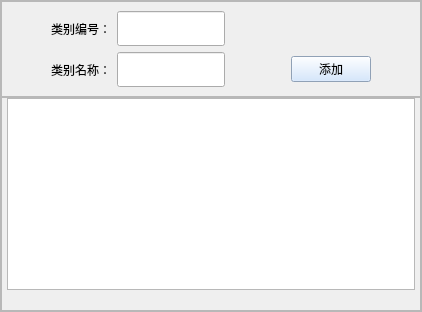
               <widget class="QWidget" name="examKindPage">
                <layout class="QFormLayout" name="formLayout_8">
                 <property name="horizontalSpacing">
                  <number>0</number>
                 </property>
                 <property name="verticalSpacing">
                  <number>0</number>
                 </property>
                 <property name="leftMargin">
                  <number>0</number>
                 </property>
                 <property name="topMargin">
                  <number>0</number>
                 </property>
                 <property name="rightMargin">
                  <number>0</number>
                 </property>
                 <property name="bottomMargin">
                  <number>0</number>
                 </property>
                 <item row="0" column="0" colspan="2">
                  <widget class="QFrame" name="frame_30">
                   <property name="sizePolicy">
                    <sizepolicy hsizetype="Expanding" vsizetype="Expanding">
                     <horstretch>0</horstretch>
                     <verstretch>0</verstretch>
                    </sizepolicy>
                   </property>
                   <property name="minimumSize">
                    <size>
                     <width>160</width>
                     <height>40</height>
                    </size>
                   </property>
                   <property name="frameShape">
                    <enum>QFrame::StyledPanel</enum>
                   </property>
                   <property name="frameShadow">
                    <enum>QFrame::Raised</enum>
                   </property>
                   <layout class="QVBoxLayout" name="verticalLayout_15">
                    <property name="spacing">
                     <number>0</number>
                    </property>
                    <property name="leftMargin">
                     <number>0</number>
                    </property>
                    <property name="topMargin">
                     <number>0</number>
                    </property>
                    <property name="rightMargin">
                     <number>0</number>
                    </property>
                    <property name="bottomMargin">
                     <number>0</number>
                    </property>
                    <item>
                     <widget class="QFrame" name="frame_32">
                      <property name="sizePolicy">
                       <sizepolicy hsizetype="Preferred" vsizetype="Expanding">
                        <horstretch>0</horstretch>
                        <verstretch>2</verstretch>
                       </sizepolicy>
                      </property>
                      <property name="styleSheet">
                       <string notr="true">QPushButton{
	background-color: rgb(202, 225, 255);
	font: 12pt &quot;黑体&quot;;
	color: rgb(0, 0, 0);	
}
QPushButton:pressed{
	background-color: rgb(119, 144, 255);
	color: rgb(255, 255, 255);
	padding-bottom:3px;
	padding-left:3px;
}
QLabel{
	font: 10pt &quot;黑体&quot;;
}
QPushButton:hover{
	background-color: rgb(119, 144, 255);
	color: rgb(255, 255, 255);
}</string>
                      </property>
                      <property name="frameShape">
                       <enum>QFrame::StyledPanel</enum>
                      </property>
                      <property name="frameShadow">
                       <enum>QFrame::Raised</enum>
                      </property>
                      <layout class="QGridLayout" name="gridLayout_3">
                       <item row="1" column="3">
                        <widget class="QLineEdit" name="lineEdit_6">
                         <property name="minimumSize">
                          <size>
                           <width>0</width>
                           <height>35</height>
                          </size>
                         </property>
                         <property name="maximumSize">
                          <size>
                           <width>200</width>
                           <height>16777215</height>
                          </size>
                         </property>
                        </widget>
                       </item>
                       <item row="0" column="1">
                        <spacer name="horizontalSpacer_27">
                         <property name="orientation">
                          <enum>Qt::Horizontal</enum>
                         </property>
                         <property name="sizeHint" stdset="0">
                          <size>
                           <width>40</width>
                           <height>20</height>
                          </size>
                         </property>
                        </spacer>
                       </item>
                       <item row="1" column="2">
                        <widget class="QLabel" name="label_21">
                         <property name="text">
                          <string>类别名称：</string>
                         </property>
                        </widget>
                       </item>
                       <item row="0" column="3">
                        <widget class="QLineEdit" name="lineEdit_5">
                         <property name="minimumSize">
                          <size>
                           <width>0</width>
                           <height>35</height>
                          </size>
                         </property>
                         <property name="maximumSize">
                          <size>
                           <width>200</width>
                           <height>16777215</height>
                          </size>
                         </property>
                        </widget>
                       </item>
                       <item row="0" column="2">
                        <widget class="QLabel" name="label_20">
                         <property name="text">
                          <string>类别编号：</string>
                         </property>
                        </widget>
                       </item>
                       <item row="1" column="6">
                        <spacer name="horizontalSpacer_28">
                         <property name="orientation">
                          <enum>Qt::Horizontal</enum>
                         </property>
                         <property name="sizeHint" stdset="0">
                          <size>
                           <width>40</width>
                           <height>20</height>
                          </size>
                         </property>
                        </spacer>
                       </item>
                       <item row="1" column="5">
                        <widget class="QPushButton" name="pushButton_11">
                         <property name="sizePolicy">
                          <sizepolicy hsizetype="Fixed" vsizetype="Fixed">
                           <horstretch>0</horstretch>
                           <verstretch>0</verstretch>
                          </sizepolicy>
                         </property>
                         <property name="text">
                          <string>添加</string>
                         </property>
                        </widget>
                       </item>
                       <item row="1" column="4">
                        <spacer name="horizontalSpacer_29">
                         <property name="orientation">
                          <enum>Qt::Horizontal</enum>
                         </property>
                         <property name="sizeType">
                          <enum>QSizePolicy::Maximum</enum>
                         </property>
                         <property name="sizeHint" stdset="0">
                          <size>
                           <width>60</width>
                           <height>20</height>
                          </size>
                         </property>
                        </spacer>
                       </item>
                      </layout>
                     </widget>
                    </item>
                    <item>
                     <widget class="QFrame" name="frame_31">
                      <property name="sizePolicy">
                       <sizepolicy hsizetype="Preferred" vsizetype="Expanding">
                        <horstretch>0</horstretch>
                        <verstretch>8</verstretch>
                       </sizepolicy>
                      </property>
                      <property name="styleSheet">
                       <string notr="true">QTableWidget QHeaderView::section {
	background-color: rgb(227, 87, 255); /* 设置表头背景色 */
    padding: 5px; /* 内边距，可调整内容与边框间距 */
    border: 1px solid #ccc; /* 表头单元格边框 */
    text-align: center; /* 文本左对齐，也可设为center等 */
}

QTableWidgetItem {
	font: 12pt &quot;楷体&quot;;
	color: rgb(0, 0, 0);
}

QPushButton{
	background-color: rgb(202, 225, 255);
	font: 12pt &quot;黑体&quot;;
	color: rgb(0, 0, 0);	
}
QPushButton:pressed{
	background-color: rgb(119, 144, 255);
	color: rgb(255, 255, 255);
	padding-bottom:3px;
	padding-left:3px;
}
QPushButton:hover{
	background-color: rgb(119, 144, 255);
	color: rgb(255, 255, 255);
}</string>
                      </property>
                      <property name="frameShape">
                       <enum>QFrame::StyledPanel</enum>
                      </property>
                      <property name="frameShadow">
                       <enum>QFrame::Raised</enum>
                      </property>
                      <layout class="QFormLayout" name="formLayout_9">
                       <property name="horizontalSpacing">
                        <number>0</number>
                       </property>
                       <property name="verticalSpacing">
                        <number>0</number>
                       </property>
                       <property name="leftMargin">
                        <number>5</number>
                       </property>
                       <property name="topMargin">
                        <number>0</number>
                       </property>
                       <property name="rightMargin">
                        <number>5</number>
                       </property>
                       <property name="bottomMargin">
                        <number>20</number>
                       </property>
                       <item row="0" column="0" colspan="2">
                        <widget class="QTableWidget" name="tableWidget_5">
                         <property name="minimumSize">
                          <size>
                           <width>55</width>
                           <height>30</height>
                          </size>
                         </property>
                        </widget>
                       </item>
                      </layout>
                     </widget>
                    </item>
                   </layout>
                  </widget>
                 </item>
                </layout>
               </widget>
